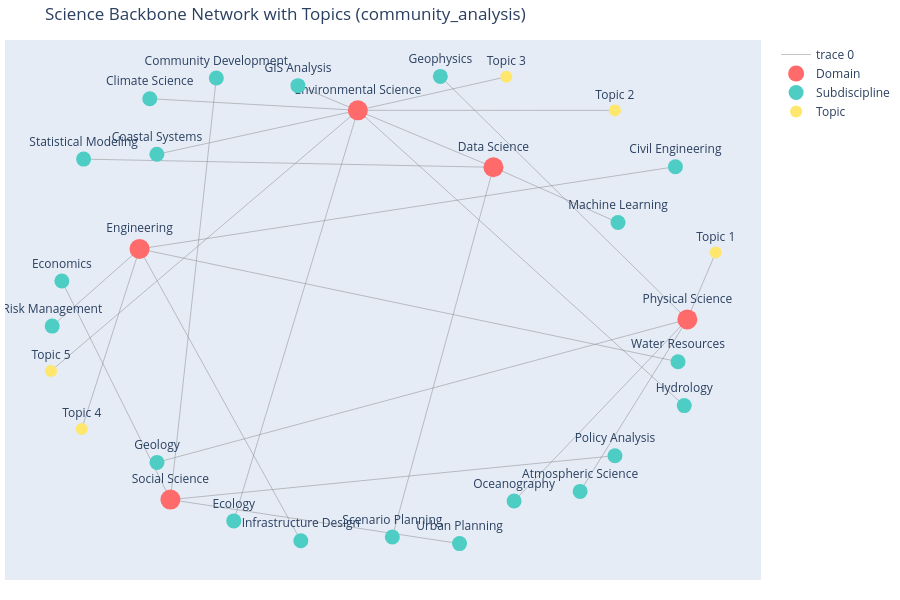

The notebook cell this image was saved under:
### Code cell
# Visualize the relationship between domains, subdisciplines, and discovered topics
print('Creating network visualization...\n')

graph, network_fig = create_network_figure(
    science_backbone,
    topic_mappings,
    case_study_name=CASE_STUDY_NAME,
)
network_fig.show()

print('✓ Visualization complete!')

### Figure 1 — Plotly figure (JSON) as saved in the notebook; plotly's stock layout.template omitted (floating-point values rounded to 4 significant figures)
{"data": [{"hoverinfo": "none", "line": {"color": "#888", "width": 0.5}, "mode": "lines", "type": "scatter", "x": [-0.04374, -0.6506, null, -0.04374, 0.9082, null, -0.04374, -0.4056, null, -0.04374, -0.6299, null, -0.04374, 0.706, null, -0.04374, 0.3894, null, -0.04374, -0.9387, null, 0.9173, 0.412, null, 0.9173, 0.6046, null, 0.9173, -0.6296, null, 0.9173, 0.1968, null, 0.9173, 1, null, -0.5904, -0.9071, null, -0.5904, 0.2528, null, -0.5904, 0.7061, null, -0.5904, -0.4565, null, -0.6805, 0.8825, null, -0.6805, -0.2101, null, -0.6805, 0.8901, null, -0.6805, -0.9353, null, -0.6805, -0.8491, null, 0.3517, -0.8437, null, 0.3517, -0.2185, null, 0.3517, 0.7151, null, 0.3517, 0.05684, null], "y": [0.7675, 0.814, null, 0.7675, -0.4161, null, 0.7675, -0.8781, null, 0.7675, 0.5911, null, 0.7675, 0.7672, null, 0.7675, 0.9017, null, 0.7675, -0.2771, null, -0.07064, -0.7986, null, -0.07064, -0.7599, null, -0.07064, -0.6437, null, -0.07064, 0.9035, null, -0.07064, 0.1973, null, -0.7929, 0.08317, null, -0.7929, -0.9693, null, -0.7929, -0.6168, null, -0.7929, 0.8972, null, 0.2119, 0.5415, null, 0.2119, -0.9578, null, 0.2119, -0.2402, null, 0.2119, -0.09749, null, 0.2119, -0.5098, null, 0.5392, 0.5718, null, 0.5392, 0.8664, null, 0.5392, 0.3176, null, 0.5392, -0.943, null]}, {"marker": {"color": "#FF6B6B", "size": 20}, "mode": "markers+text", "name": "Domain", "text": ["Environmental Science", "Physical Science", "Social Science", "Engineering", "Data Science"], "textposition": "top center", "type": "scatter", "x": [-0.04374, 0.9173, -0.5904, -0.6805, 0.3517], "y": [0.7675, -0.07064, -0.7929, 0.2119, 0.5392]}, {"marker": {"color": "#4ECDC4", "size": 15}, "mode": "markers+text", "name": "Subdiscipline", "text": ["Climate Science", "Hydrology", "Ecology", "Coastal Systems", "Oceanography", "Atmospheric Science", "Geology", "Geophysics", "Economics", "Urban Planning", "Policy Analysis", "Community Development", "Civil Engineering", "Infrastructure Design", "Water Resources", "Risk Management", "Statistical Modeling", "GIS Analysis", "Machine Learning", "Scenario Planning"], "textposition": "top center", "type": "scatter", "x": [-0.6506, 0.9082, -0.4056, -0.6299, 0.412, 0.6046, -0.6296, 0.1968, -0.9071, 0.2528, 0.7061, -0.4565, 0.8825, -0.2101, 0.8901, -0.9353, -0.8437, -0.2185, 0.7151, 0.05684], "y": [0.814, -0.4161, -0.8781, 0.5911, -0.7986, -0.7599, -0.6437, 0.9035, 0.08317, -0.9693, -0.6168, 0.8972, 0.5415, -0.9578, -0.2402, -0.09749, 0.5718, 0.8664, 0.3176, -0.943]}, {"marker": {"color": "#FFE66D", "size": 12}, "mode": "markers+text", "name": "Topic", "text": ["Topic 1", "Topic 2", "Topic 3", "Topic 4", "Topic 5"], "textposition": "top center", "type": "scatter", "x": [1, 0.706, 0.3894, -0.8491, -0.9387], "y": [0.1973, 0.7672, 0.9017, -0.5098, -0.2771]}], "layout": {"height": 600, "hovermode": "closest", "margin": {"b": 20, "l": 5, "r": 5, "t": 40}, "showlegend": true, "title": {"text": "Science Backbone Network with Topics (community_analysis)"}, "xaxis": {"showgrid": false, "showticklabels": false, "zeroline": false}, "yaxis": {"showgrid": false, "showticklabels": false, "zeroline": false}}}
